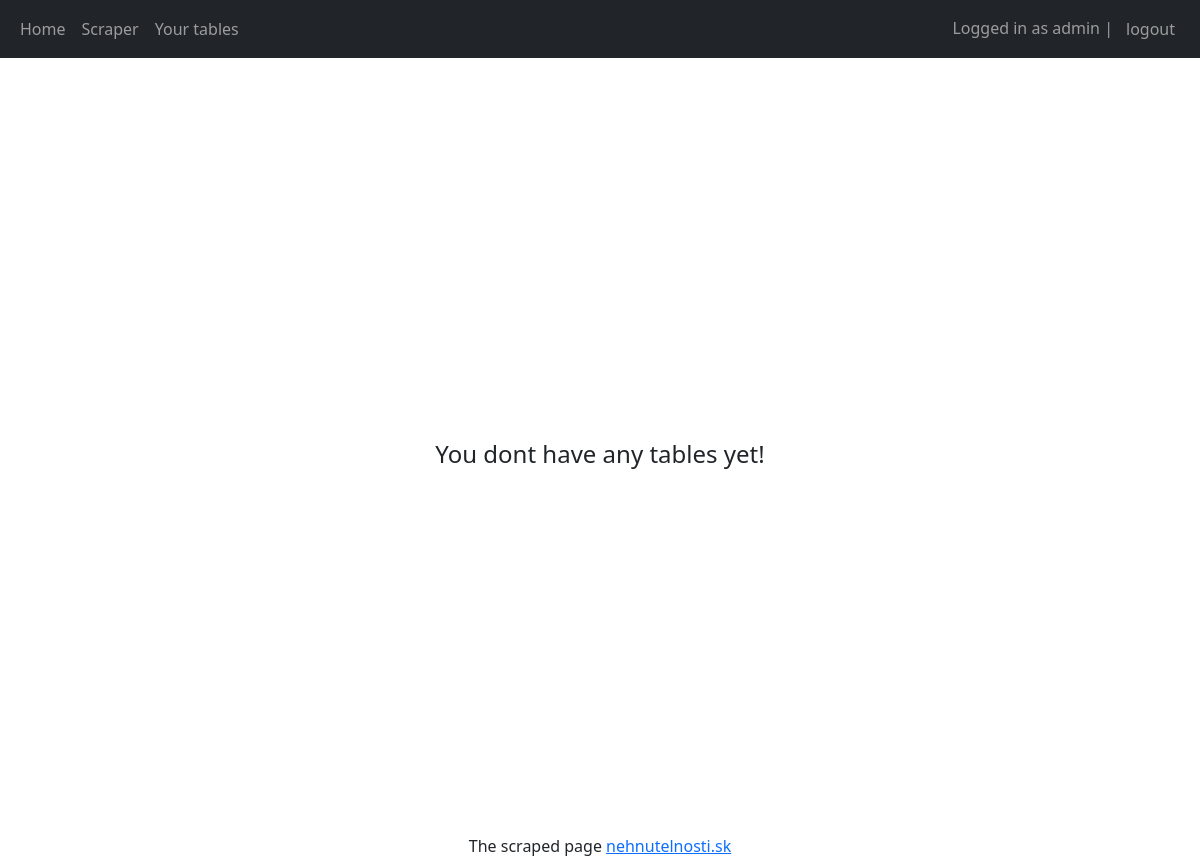
Page /tables (signed in) on the earlier database version.
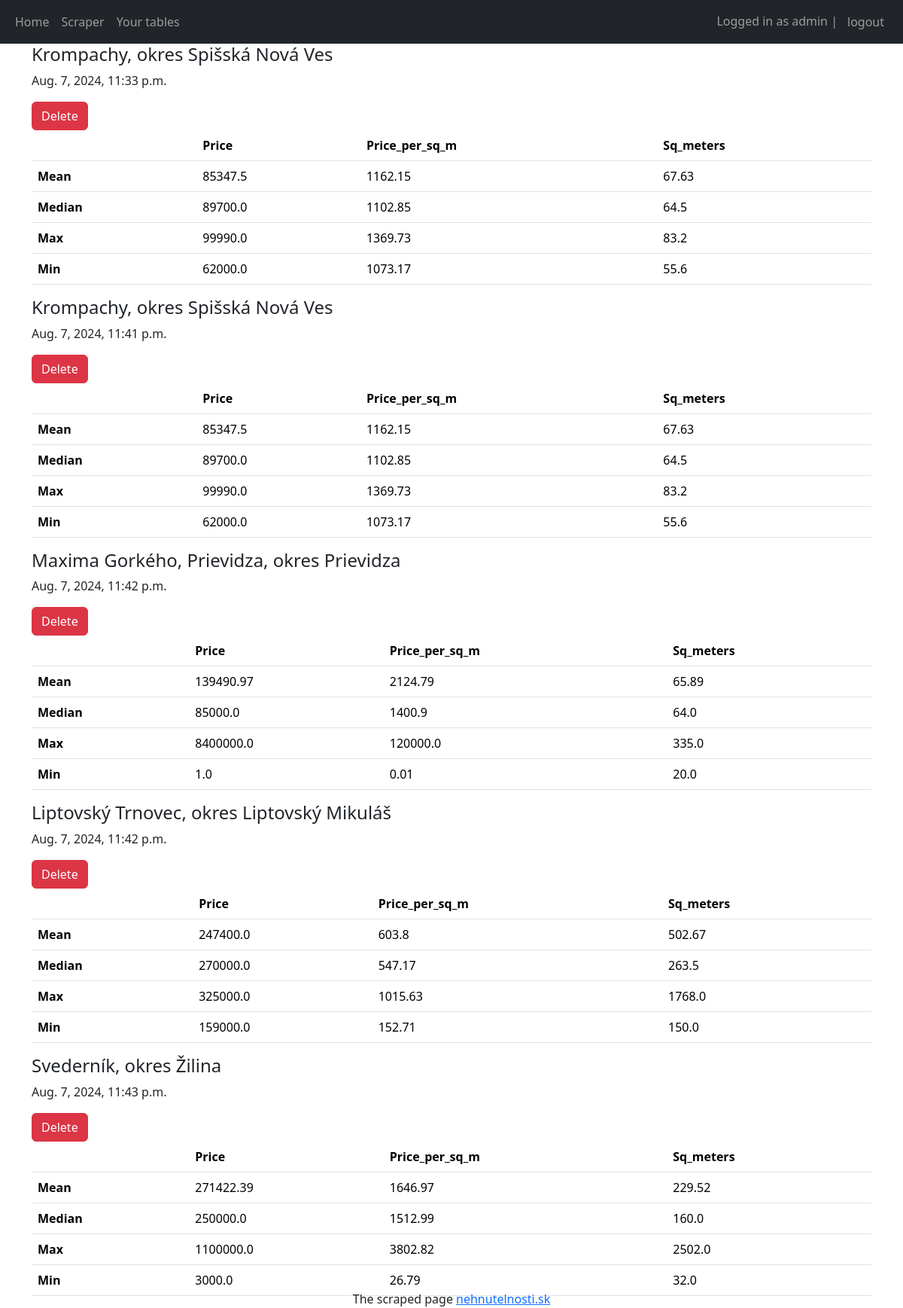
Same page on the later database version.
### scraper_integration/models.py (models this page shows)
class AnalysedData(models.Model):
    table = models.ForeignKey(TableInfo, on_delete=models.CASCADE)
    avg_price = models.FloatField(null=True)
    avg_price_per_sqm = models.FloatField(null=True)
    avg_sq_meter = models.FloatField(null=True)
    min_price = models.FloatField(null=True)
    min_price_per_sqm = models.FloatField(null=True)
    min_sq_meter = models.FloatField(null=True)
    max_price = models.FloatField(null=True)
    max_price_per_sqm = models.FloatField(null=True)
    max_sq_meter = models.FloatField(null=True)
    median_price = models.FloatField(null=True)
    median_price_per_sqm = models.FloatField(null=True)
    median_sq_meter = models.FloatField(null=True)

class TableInfo(models.Model):
    owner = models.ForeignKey(User, on_delete=models.CASCADE)
    name = models.CharField(max_length=100)
    creation_date = models.DateTimeField(auto_now_add=True)

### scraper_integration/views.py (the view)
# urls.py: path('tables', views.view_tables, name='view_tables'),
@login_required(login_url='login')
def view_tables(request):
    if request.method == "POST":
        table_id = request.POST.get('table-id')
        if table_id:
            table = TableInfo.objects.get(id=table_id)
            table.delete()
    user = request.user
    table_info = TableInfo.objects.filter(owner=user)
    analysed_table = AnalysedData.objects.filter(table__in=table_info)
    return render(request, 'scraper_integration/tables.html', {'analysed_table': analysed_table})

### scraper_integration/templates/scraper_integration/tables.html (shortened to what this page needs)
{% extends 'scraper_integration/base.html' %}
{% block content %}
{% if analysed_table %}
    {% for table in analysed_table %}
    <h4>{{table.table.name}}</h4>
    <p>{{table.table.creation_date}}</p>
    <form method="post">
        <button class="btn btn-danger" name="table-id" value="{{table.table.id}}">Delete</button>
    </form>
    <table class="table">
        <thead class = "thead-dark">
            <tr>
                <th><th>Price</th>
                <th>Price_per_sq_m</th>
                <th>Sq_meters</th>
            </tr>
        </thead>
        <tbody>
            <tr>
                <th class="col">Mean</th>
                <td>{{table.avg_price}}</td>
                <td>{{table.avg_price_per_sqm}}</td>
                <td>{{table.avg_sq_meter}}</td>
            </tr>
            <tr>
                <th class="col">Median</th>
                <td>{{table.median_price}}</td>
                <td>{{table.median_price_per_sqm}}</td>
                <td>{{table.median_sq_meter}}</td>
            </tr>
            <tr>
                <th class="col">Max</th>
                <td>{{table.max_price}}</td>
                <td>{{table.max_price_per_sqm}}</td>
                <td>{{table.max_sq_meter}}</td>
            </tr>
            <tr>
                <th class="col">Min</th>
                <td>{{table.min_price}}</td>
                <td>{{table.min_price_per_sqm}}</td>
                <td>{{table.min_sq_meter}}</td>
            </tr>
        </tbody>
    </table>
    {% endfor %}
{% else %}
<div class="d-flex justify-content-center align-items-center" style="height: 100vh;">
    <h4 class="text-center align-middle">You dont have any tables yet!</h4>
</div>
{% endif %}
{% endblock %}

### scraper_integration/templates/scraper_integration/base.html (shortened to what this page needs)
<!DOCTYPE html>
<html lang="en">
<head>
    <link href="https://cdn.jsdelivr.net/npm/bootstrap@5.3.3/dist/css/bootstrap.min.css" rel="stylesheet">
</head>
<body>
    <nav class="navbar navbar-expand-lg navbar-dark bg-dark">
        <div class="container-fluid">
            <div>
                <ul class="navbar-nav">
                    <li class="nav-item">
                        <a class="nav-link" href="{% url 'scraper_integration:main_page' %}">Home</a>
                    </li>
                    <li class="nav-item">
                        <a class="nav-link" href="{% url 'scraper_integration:scraper' %}" class="nav-link">Scraper</a><a href="{% url 'scraper_integration:registration' %}"></a>
                    </li>
                    <li class="nav-item">
                        <a class="nav-link" href="{% url 'scraper_integration:view_tables' %}">Your tables</a>
                    </li>
                </ul>
            </div>
            <div>
                <ul class="navbar-nav">
                    {% if user.is_authenticated %}
                    <span class="navbar-text">Logged in as {{ user.username }} |</span>
                    <li class="nav-item">
                        <form method="post" action="{% url 'scraper_integration:logout' %}">
                            <button type="submit" class="btn btn-dark navbar-text">logout</button>
                        </form>
                    </li>
                    {% else %}
                    <li class="nav-item">
                        <a class="nav-link" href="/login">Login</a>
                    </li>
                    {% endif %}
                </ul>
            </div>
        </div>
    </nav>
    <div class="container">
        {% block content %}{% endblock %}
        <footer class="fixed-bottom text-center">
            The scraped page <a href="https://nehnutelnosti.sk">nehnutelnosti.sk</a>
        </footer>
    </div>
</body>
</html>

Differences in the rows shown:
added AnalysedData: table.name "Krompachy, okres Spišská Nová Ves", table.creation_date "Aug. 7, 2024, 11:33 p.m.", avg_price "85347.5", avg_price_per_sqm "1162.15", avg_sq_meter "67.63", median_price "89700.0", median_price_per_sqm "1102.85", median_sq_meter "64.5", max_price "99990.0", max_price_per_sqm "1369.73", max_sq_meter "83.2", min_price "62000.0", min_price_per_sqm "1073.17", min_sq_meter "55.6"
added AnalysedData: table.name "Krompachy, okres Spišská Nová Ves", table.creation_date "Aug. 7, 2024, 11:41 p.m.", avg_price "85347.5", avg_price_per_sqm "1162.15", avg_sq_meter "67.63", median_price "89700.0", median_price_per_sqm "1102.85", median_sq_meter "64.5", max_price "99990.0", max_price_per_sqm "1369.73", max_sq_meter "83.2", min_price "62000.0", min_price_per_sqm "1073.17", min_sq_meter "55.6"
added AnalysedData: table.name "Maxima Gorkého, Prievidza, okres Prievidza", table.creation_date "Aug. 7, 2024, 11:42 p.m.", avg_price "139490.97", avg_price_per_sqm "2124.79", avg_sq_meter "65.89", median_price "85000.0", median_price_per_sqm "1400.9", median_sq_meter "64.0", max_price "8400000.0", max_price_per_sqm "120000.0", max_sq_meter "335.0", min_price "1.0", min_price_per_sqm "0.01", min_sq_meter "20.0"
added AnalysedData: table.name "Liptovský Trnovec, okres Liptovský Mikuláš", table.creation_date "Aug. 7, 2024, 11:42 p.m.", avg_price "247400.0", avg_price_per_sqm "603.8", avg_sq_meter "502.67", median_price "270000.0", median_price_per_sqm "547.17", median_sq_meter "263.5", max_price "325000.0", max_price_per_sqm "1015.63", max_sq_meter "1768.0", min_price "159000.0", min_price_per_sqm "152.71", min_sq_meter "150.0"
added AnalysedData: table.name "Svederník, okres Žilina", table.creation_date "Aug. 7, 2024, 11:43 p.m.", avg_price "271422.39", avg_price_per_sqm "1646.97", avg_sq_meter "229.52", median_price "250000.0", median_price_per_sqm "1512.99", median_sq_meter "160.0", max_price "1100000.0", max_price_per_sqm "3802.82", max_sq_meter "2502.0", min_price "3000.0", min_price_per_sqm "26.79", min_sq_meter "32.0"
Other differences:
text no longer shown: "You dont have any tables yet!"
